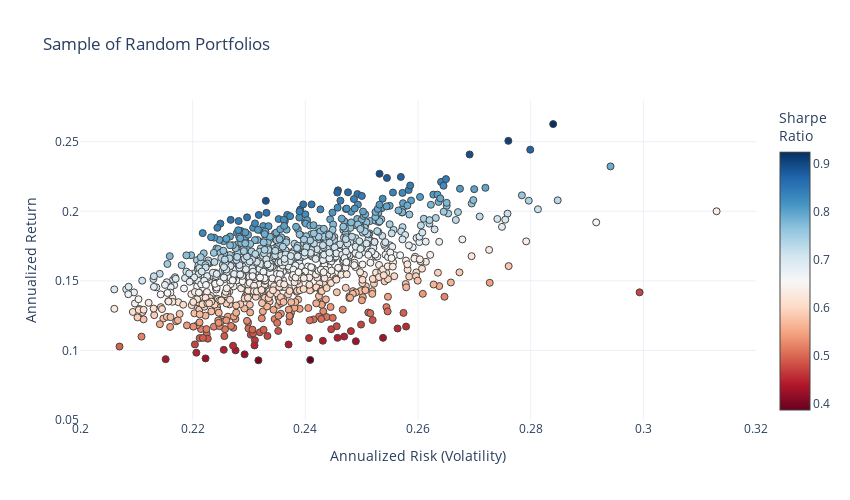

Notebook cell for this chart:
### Code cell
#-- Plot the risk vs. return of randomly generated portfolios
#-- Convert the list from before into an array for easy plotting
mean_variance_pairs = np.array(mean_variance_pairs)

risk_free_rate=0 #-- Include risk free rate here

fig = go.Figure()
fig.add_trace(go.Scatter(x=mean_variance_pairs[:,1]**0.5, y=mean_variance_pairs[:,0], 
                      marker=dict(color=(mean_variance_pairs[:,0]-risk_free_rate)/(mean_variance_pairs[:,1]**0.5), 
                                  showscale=True, 
                                  size=7,
                                  line=dict(width=1),
                                  colorscale="RdBu",
                                  colorbar=dict(title="Sharpe<br>Ratio")
                                 ), 
                      mode='markers'))
fig.update_layout(template='plotly_white',
                  xaxis=dict(title='Annualized Risk (Volatility)'),
                  yaxis=dict(title='Annualized Return'),
                  title='Sample of Random Portfolios',
                  width=850,
                  height=500)
fig.update_xaxes(range=[0.20, 0.32])
fig.update_yaxes(range=[0.05,0.28])
fig.update_layout(coloraxis_colorbar=dict(title="Sharpe Ratio"))

### Figure 1 — Plotly figure (JSON) as saved in the notebook; plotly's stock layout.template omitted (floating-point values rounded to 4 significant figures; data arrays with more than 128 entries replaced by an {"elided": "..."} marker saying what was removed)
{"data": [{"marker": {"color": {"elided": "1000 float values"}, "colorbar": {"title": {"text": "Sharpe<br>Ratio"}}, "colorscale": [[0, "rgb(103,0,31)"], [0.1, "rgb(178,24,43)"], [0.2, "rgb(214,96,77)"], [0.3, "rgb(244,165,130)"], [0.4, "rgb(253,219,199)"], [0.5, "rgb(247,247,247)"], [0.6, "rgb(209,229,240)"], [0.7, "rgb(146,197,222)"], [0.8, "rgb(67,147,195)"], [0.9, "rgb(33,102,172)"], [1, "rgb(5,48,97)"]], "line": {"width": 1}, "showscale": true, "size": 7}, "mode": "markers", "type": "scatter", "x": {"elided": "1000 float values"}, "y": {"elided": "1000 float values"}}], "layout": {"coloraxis": {"colorbar": {"title": {"text": "Sharpe Ratio"}}}, "height": 500, "title": {"text": "Sample of Random Portfolios"}, "width": 850, "xaxis": {"range": [0.2, 0.32], "title": {"text": "Annualized Risk (Volatility)"}}, "yaxis": {"range": [0.05, 0.28], "title": {"text": "Annualized Return"}}}}
